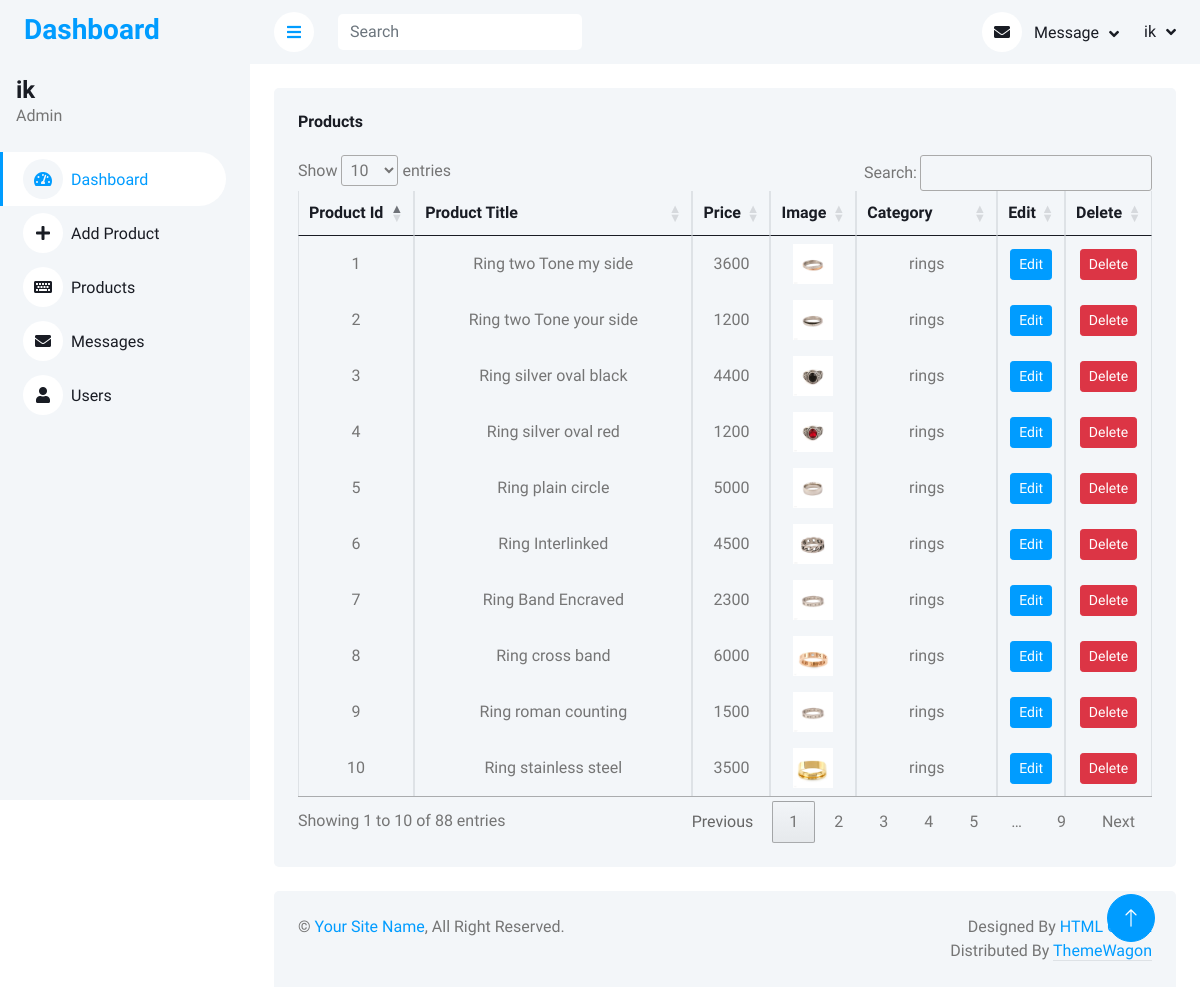
/admin-panel/products.php (signed in), run on the app's committed database.
### tables this page shows
CREATE TABLE `products` (
  `product_id` int(50) NOT NULL,
  `product_name` varchar(255) NOT NULL,
  `product_price` int(100) NOT NULL,
  `product_image` varchar(255) NOT NULL,
  `product_category` int(100) NOT NULL
);

CREATE TABLE `product_categories` (
  `category_id` int(50) NOT NULL,
  `category_name` varchar(255) NOT NULL
);

### admin-panel/products.php (the view, shortened to what this page needs)
<!DOCTYPE html>
<html lang="en">
<head>
    <link href="css/style.css" rel="stylesheet">
    <link href="css/customize.css" rel="stylesheet">
    <link href="https://cdnjs.cloudflare.com/ajax/libs/font-awesome/5.10.0/css/all.min.css" rel="stylesheet">
    <link href="https://cdn.jsdelivr.net/npm/bootstrap-icons@1.4.1/font/bootstrap-icons.css" rel="stylesheet">
    <link href="https://cdn.datatables.net/1.13.6/css/jquery.dataTables.min.css" rel="stylesheet">
    <link href="css/bootstrap.min.css" rel="stylesheet">
</head>
<body>
    <div class="container-xxl position-relative bg-white d-flex p-0">
        <?php include('sidebar.php') ?>
        <div class="content">
            <?php include('navbar.php') ?>
            <div class="container-fluid pt-4 px-4">
                <div class="bg-light text-center rounded p-4">
                    <div class="d-flex align-items-center justify-content-between mb-4">
                        <h6 class="mb-0">Products</h6>
                    </div>
                    <div class="table-responsive">
                        <table class="table text-center align-middle table-bordered table-hover mb-0" id="products-table">
                            <thead>
                                <tr class="text-dark">
                                    <th scope="col">Product Id</th>
                                    <th scope="col">Product Title</th>
                                    <th scope="col">Price</th>
                                    <th scope="col">Image</th>
                                    <th scope="col">Category</th>
                                    <th scope="col">Edit</th>
                                    <th scope="col">Delete</th>
                                </tr>
                            </thead>
                            <tbody>
                                    <?php
                                    $selectproduct = "select * from products order by product_name";
                                    $selectresult = mysqli_query($connection, $selectproduct);
                                    if (mysqli_num_rows($selectresult) > 0) {
                                        while ($rows = mysqli_fetch_array($selectresult)) {
                                            $category_id = $rows['product_category'];
                                    ?>
                                            <td><?php echo $rows['product_id'] ?></td>
                                            <td><?php echo $rows['product_name'] ?></td>
                                            <td><?php echo $rows['product_price'] ?></td>
                                            <td><img class="img-fluid" src="uploadimg/<?php echo $rows['product_image'] ?>" width="40"></td>
                                            <?php
                                            $select = "select category_name from product_categories where category_id = $category_id";
                                            $category = mysqli_query($connection, $select);
                                            if (mysqli_num_rows($category) > 0) {
                                                $cate = mysqli_fetch_array($category);
                                            }
                                            ?>
                                            <td><?php echo $cate['category_name'] ?></td>
                                            <td><a href="products.php?edit=<?php echo $rows['product_id'] ?>" class="edit btn btn-sm btn-primary" title="edit product" id="modaltoggle">Edit</a></td>
                                            <td><a href="products.php?delete=<?php echo $rows['product_id'] ?>" class="btn btn-sm btn-danger" title="delete product" onclick="return confirm('are you sure you want to delete this?')">Delete</a></td>
                        <?php
                                        }
                                    }
                        ?>
                            </tbody>
                        </table>
                    </div>
                </div>
            </div>
            <div class="container-fluid pt-4 px-4">
                <div class="bg-light rounded-top p-4">
                    <div class="row">
                        <div class="col-12 col-sm-6 text-center text-sm-start">
                            &copy; <a href="#">Your Site Name</a>, All Right Reserved.
                        </div>
                        <div class="col-12 col-sm-6 text-center text-sm-end">
                            Designed By <a href="https://htmlcodex.com">HTML Codex</a>
                            Distributed By <a class="border-bottom" href="https://themewagon.com" target="_blank">ThemeWagon</a>
                        </div>
                    </div>
                </div>
            </div>
        </div>
        <a href="#" class="btn btn-lg btn-primary btn-lg-square back-to-top"><i class="bi bi-arrow-up"></i></a>
    </div>
</body>
</html>

### admin-panel/css/style.css (style rules this page uses)
:root { --primary: #009CFF; --light: #F3F6F9; --dark: #191C24; }
.back-to-top { position: fixed; display: none; right: 45px; bottom: 45px; z-index: 99; }
.btn { transition: .5s; }
.btn.btn-primary { color: #FFFFFF; }
.btn-lg-square { width: 48px; height: 48px; }
.btn-square, .btn-sm-square, .btn-lg-square { padding: 0; display: inline-flex; align-items: center; justify-content: center; font-weight: normal; border-radius: 50px; }
.content { margin-left: 250px; min-height: 100vh; background: #FFFFFF; transition: 0.5s; }
@media (min-width: 992px) { .content { width: calc(100% - 250px); } }

### data on the page
products: product_id "7", product_name "Ring Band Encraved", product_price "2300", product_image (picture), product_category.category_name "rings"
products: product_id "8", product_name "Ring cross band", product_price "6000", product_image (picture), product_category.category_name "rings"
products: product_id "6", product_name "Ring Interlinked", product_price "4500", product_image (picture), product_category.category_name "rings"
products: product_id "5", product_name "Ring plain circle", product_price "5000", product_image (picture), product_category.category_name "rings"
products: product_id "9", product_name "Ring roman counting", product_price "1500", product_image (picture), product_category.category_name "rings"
products: product_id "3", product_name "Ring silver oval black", product_price "4400", product_image (picture), product_category.category_name "rings"
products: product_id "4", product_name "Ring silver oval red", product_price "1200", product_image (picture), product_category.category_name "rings"
products: product_id "10", product_name "Ring stainless steel", product_price "3500", product_image (picture), product_category.category_name "rings"
products: product_id "1", product_name "Ring two Tone my side", product_price "3600", product_image (picture), product_category.category_name "rings"
products: product_id "2", product_name "Ring two Tone your side", product_price "1200", product_image (picture), product_category.category_name "rings"

### other printed values
$_SESSION['username'] "ik"
